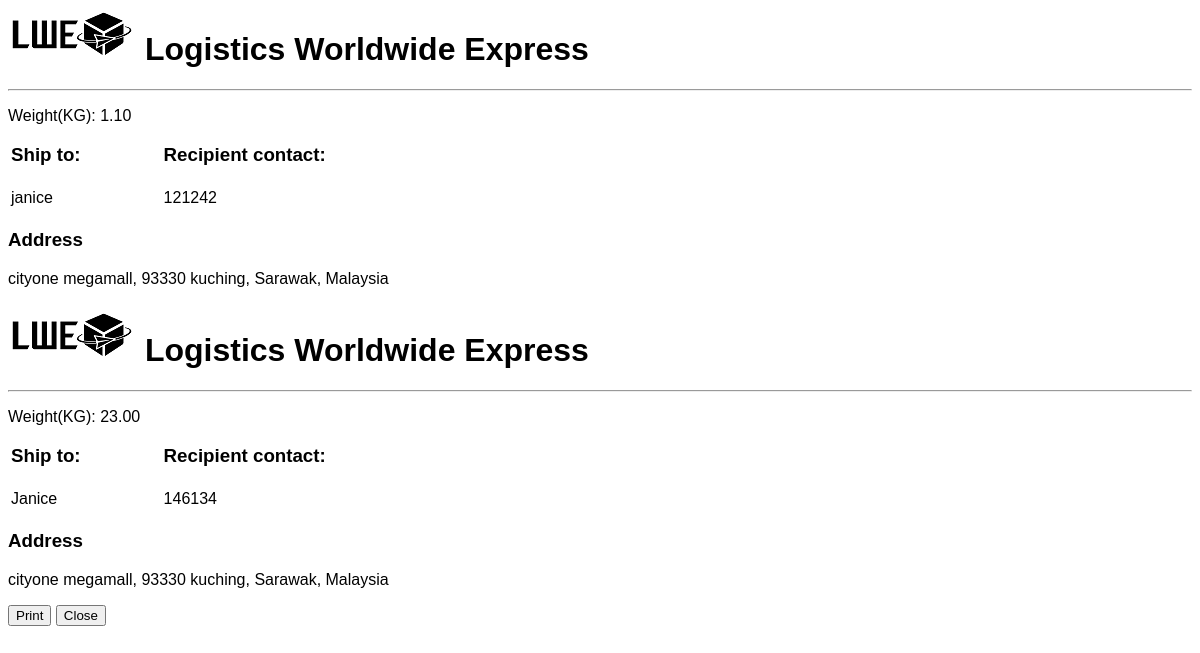
Screenshot of /admin/tag.php with the database file from the repository.
### tables this page shows
CREATE TABLE `shipping` (
  `shipping_id` int(11) NOT NULL,
  `user_id` int(11) NOT NULL,
  `recipient_name` varchar(50) NOT NULL,
  `recipient_contact` varchar(15) NOT NULL,
  `remark` varchar(255) DEFAULT NULL,
  `address_id` int(11) NOT NULL,
  `weight` decimal(10,2) NOT NULL,
  `price` varchar(20) NOT NULL,
  `status` text NOT NULL,
  `datetime` timestamp NOT NULL DEFAULT CURRENT_TIMESTAMP ON UPDATE CURRENT_TIMESTAMP,
  `tracking_code` varchar(25) DEFAULT NULL,
  `payment_id` int(11) NOT NULL,
  `review` text,
  `top_up_id` varchar(11) DEFAULT NULL,
  `destination_station` varchar(100) NOT NULL
);

CREATE TABLE `address` (
  `address_id` int(11) NOT NULL,
  `user_id` int(11) NOT NULL,
  `address` varchar(100) NOT NULL,
  `state` varchar(100) NOT NULL,
  `city` varchar(100) NOT NULL,
  `country` varchar(50) NOT NULL,
  `postcode` int(11) NOT NULL
);

### admin/tag.php (the view, shortened to what this page needs)
<?php
require_once '../connection/config.php';
$query = "SELECT *
         FROM shipping sh
         JOIN address ad
         ON sh.address_id = ad.address_id
         WHERE sh.status='Proceed'";
$result = mysqli_query($con, $query);
?>
<html>
    <head>
        <link href="../frameworks/css/style.css" rel="stylesheet"/>
    </head>
    <body class="homepagebg" onload="generateBarcode()">
        <div id="parceltag">
            <?php
            if(mysqli_num_rows($result) > 0)
            {
                while($row = mysqli_fetch_array($result))
                {
                    ?>
            <div class="parceltag">
                <h1>
                    <img src="../resources/img/logo-black.png" alt="blacklogo"/>
                    Logistics Worldwide Express
                </h1>
                <hr/>
                <p>Weight(KG): <?php echo $row['weight'] ?></p>
                <table class="tbltag">
                    <tr>
                        <td><h3>Ship to:</h3></td>
                        <td><h3>Recipient contact:</h3></td>
                    </tr>
                    <tr>
                        <td><p><?php echo $row['recipient_name']; ?></p></td>
                        <td><p><?php echo $row['recipient_contact']; ?></p></td>
                    </tr>
                </table>
                <h3>Address</h3>
                <p><?php echo $row['address'] . ", " . $row['postcode'] . " " . $row['city'] . ", " . $row['state'] . ", " . $row['country']; ?></p>
            </div>
            <?php
                }
            }
            ?>
        </div>
        <p>
            <button onclick="printDiv('parceltag')">Print</button>
            <button onclick="window.close()">Close</button>
        </p>
    </body>
</html>

### frameworks/css/style.css (style rules this page uses)
body { font-family: sans-serif; overflow-x: hidden; min-height: 100vh; }
.tbltag td { padding-right: 80px; }

### rows the page displays
shipping: weight "1.10", recipient_name "janice", recipient_contact "121242", address.address "cityone megamall", address.postcode "93330", address.city "kuching", address.state "Sarawak", address.country "Malaysia"
shipping: weight "23.00", recipient_name "Janice", recipient_contact "146134", address.address "cityone megamall", address.postcode "93330", address.city "kuching", address.state "Sarawak", address.country "Malaysia"
